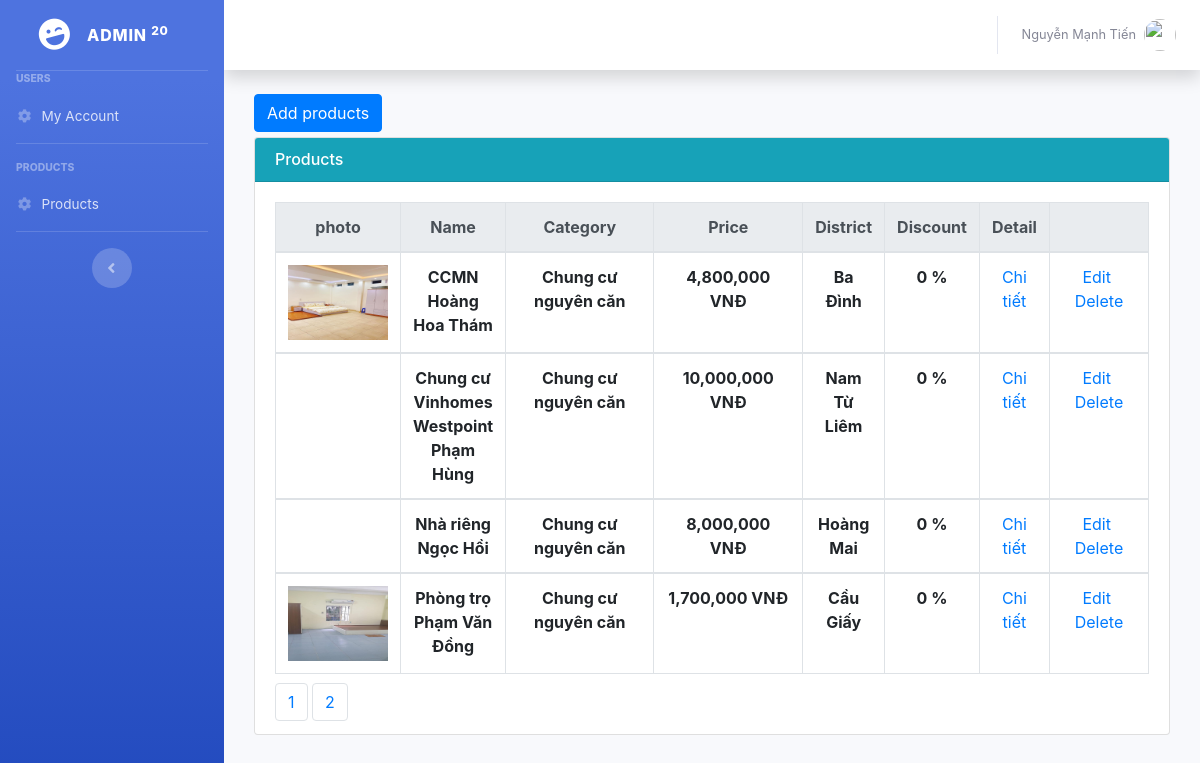
/Backend/Owner/index.php?controller=products&action=read (signed in), run on the app's committed database.
### tables this page shows
CREATE TABLE `products` (
  `id` int(11) NOT NULL,
  `name` varchar(500) NOT NULL,
  `photo` varchar(255) NOT NULL,
  `owner_id` int(11) NOT NULL,
  `category_id` int(11) NOT NULL,
  `location_id` int(11) NOT NULL,
  `address` varchar(500) NOT NULL,
  `title` varchar(500) NOT NULL,
  `description` varchar(4000) NOT NULL,
  `area` double NOT NULL,
  `discount` double NOT NULL,
  `chung_chu` int(11) NOT NULL,
  `phong_tam` varchar(500) NOT NULL,
  `phong_bep` varchar(500) NOT NULL,
  `dieu_hoa` int(11) NOT NULL,
  `ban_cong` int(11) NOT NULL,
  `hot` int(11) NOT NULL,
  `gia_dien_nuoc` varchar(255) NOT NULL,
  `price` double NOT NULL,
  `quantities` int(11) NOT NULL,
  `date` date NOT NULL
);

CREATE TABLE `categories` (
  `id` int(11) NOT NULL,
  `name` varchar(255) NOT NULL
);

CREATE TABLE `location` (
  `id` int(11) NOT NULL,
  `name` varchar(500) NOT NULL
);

### Backend/Owner/Controllers/ProductsController.php (called while the page is built, shortened)
<?php
	include "Models/ProductsModel.php";
	class ProductsController extends ProductsModel{
		public function read(){
			$recordPerPage = 25;
			$numPage = ceil($this->modelTotal()/$recordPerPage);
			$listRecord = $this->modelRead($recordPerPage);
			include "Views/ProductsView.php";
		}
	}
 ?>

### Backend/Owner/Models/ProductsModel.php (called while the page is built, shortened)
<?php
	class ProductsModel{
		public function modelRead($recordPerPage){
			$total = $this->modelTotal();
			$numPage = ceil($total/$recordPerPage);
			$page = isset($_GET["p"]) && $_GET["p"] > 0 ? $_GET["p"]-1 : 0;
			$from = $page * $recordPerPage;
			$conn = Connection::getInstance();
			$query = $conn->query("select * from products where owner_id ='{$_SESSION["ownerId"]}' order by id desc limit $from, $recordPerPage");
			return $query->fetchAll();
		}
		public function modelTotal(){
			$conn = Connection::getInstance();
			$query = $conn->query("select id from products order by id desc");
			return $query->rowCount();
		}
		public function modelGetOwnerActive($owner_id){
			$conn = Connection::getInstance();
			$query = $conn-> query("select * from owner_users where id = $owner_id");
			$recordOwner= $query->fetch();
			return $recordOwner->active;
		}
		public function modelGetCategoryName($id){
			$conn = Connection::getInstance();
			$query = $conn->query("select * from categories where id = $id");
			$record = $query->fetch();
			return $record->name;
		}
		public function modelGetLocationName($id){
			$conn = Connection::getInstance();
			$query = $conn->query("select * from location where id = $id");
			$record = $query->fetch();
			return $record->name;
		}
	}
 ?>

### Backend/Owner/Views/ProductsView.php (the view, shortened to what this page needs)
<div class="col-md-12" >
    <div style="margin-bottom:5px;">
      <?php if($this->modelGetOwnerActive($_SESSION["ownerId"])==1): ?>
        <a href="index.php?controller=products&action=create" class="btn btn-primary">Add products</a>
      <?php endif; ?>
    </div>
    <div class="card card-primary">
        <h6 class="card-header bg-info" style="color: white">Products</h6>
        <div class="card-body">
            <table class="table table-bordered">
              <thead class="thead-light">
                <tr style="text-align: center;">
                  <th scope="col" style="width: 100px;">photo</th>
                  <th scope="col">Name</th>
                  <th scope="col" style="width: 150px;">Category</th>
                  <th scope="col" style="width: 150px;">Price</th>
                  <th scope="col">District</th>
                  <th scope="col" style="width: 80px;">Discount</th>
                  <th scope="col">Detail</th>
                  <th scope="col"style="width: 100px;"></th>
                </tr>
              </thead>
              <?php foreach($listRecord as $rows): ?>
              <tbody>
                <tr style="text-align: center;">
                  <td style="">
                    <?php if($rows->photo != "" && file_exists('../../Assets/Upload/TitleImg/'.$rows->photo)): ?>
                      <img src="../../Assets/Upload/TitleImg/<?php echo $rows->photo; ?>" style="width:100px;">
                    <?php endif; ?>
                  </td>
                  <th><?php echo $rows->name; ?></th>
                  <th><?php echo $this->modelGetCategoryName($rows->category_id); ?></th>
                  <th> <?php echo number_format($rows->price);?> VNĐ</th>
                  <th><?php echo $this->modelGetLocationName($rows->location_id); ?></th>
                  <th><?php echo number_format($rows->discount); ?> %</th>
                  <td><a href="index.php?controller=products&action=detail&id=<?php echo $rows->id;?>" class="label label-success">Chi tiết</a></td>
                  <td style="text-align:center;">
                    <a href="index.php?controller=products&action=update&id=<?php echo $rows->id; ?>">Edit</a>&nbsp;
                    <a href="index.php?controller=products&action=delete&id=<?php echo $rows->id; ?>" onclick="return window.confirm('Are you sure?');">Delete</a>
                  </td>
                </tr>
              </tbody>
              <?php endforeach; ?>
            </table>
            <ul class="pagination">
                <li class="page-item">
                    <?php for($i = 1; $i <= $numPage; $i++): ?>
                    <a href="index.php?controller=products&action=read&p=<?php echo $i; ?>" class="page-link"><?php echo $i; ?></a>
                    <?php endfor; ?>
                </li>
            </ul>
        </div>
    </div>
</div>

### Backend/Owner/Views/ProductsView.php (style rules this page uses)
.pagination { padding:0px; margin:0px; }
.page-link { display: inline; }

### data on the page
products: photo (picture), name "CCMN Hoàng Hoa Thám", category.name "Chung cư nguyên căn", price "4,800,000", location.name "Ba Đình", discount "0"
products: name "Chung cư Vinhomes Westpoint Phạm Hùng", category.name "Chung cư nguyên căn", price "10,000,000", location.name "Nam Từ Liêm", discount "0"
products: name "Nhà riêng Ngọc Hồi", category.name "Chung cư nguyên căn", price "8,000,000", location.name "Hoàng Mai", discount "0"
products: photo (picture), name "Phòng trọ Phạm Văn Đồng", category.name "Chung cư nguyên căn", price "1,700,000", location.name "Cầu Giấy", discount "0"

### other printed values
$_SESSION["ownerName"] "Nguyễn Mạnh Tiến"
